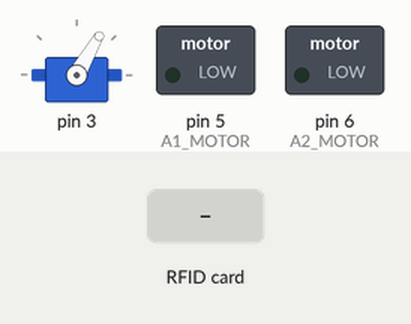
This sketch was run on a simulated Arduino Uno, built with avr-gcc and run on an emulated ATmega328P. On the bench: servo, switched loads named in the sketch (green lamp = pin HIGH). The test bench sets the inputs (shaded band). Pins used as bus, display or sensor lines are not drawn.

Above: at 1.2 s.
1.3 s: RFID card 32 6D 56 D3 held to the reader
At 2.4 s:
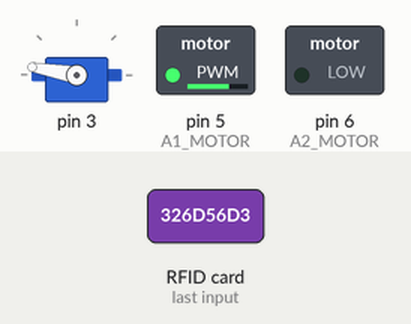
At 4.0 s:
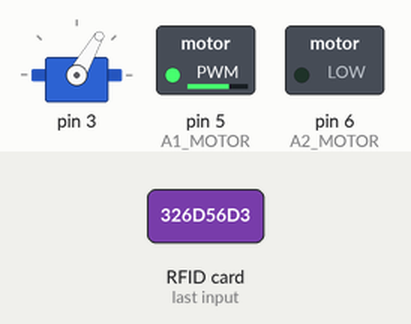
Timing chart, 0 to 8.9 s (numbered marks = the images above; inputs shaded):
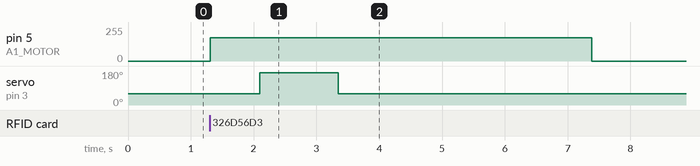

Measured:
- after the input at 1.3 s, pin 5 (A1_MOTOR): 0/255 → 175/255 at once, → 0/255 6.1 s later; servo on pin 3: 60° → 170° after 0.79 s, → 60° 1.3 s later

The sketch:

RevertSystemSecond.ino
```cpp
#include <MFRC522.h>
#include <Servo.h>
#include <SPI.h>

#define NORMAL_ANGLE 0
#define SS_PIN 10
#define RST_PIN 9
#define A1_MOTOR 5
#define A2_MOTOR 6
#define BOARD_RATE 9600

MFRC522 RFID(SS_PIN, RST_PIN);
Servo SERVO;

String RFID_VALUE = "32 6D 56 D3";
String RFID_VALUE2 = "B9 8A 56 D3";
int RFID_RETURN = 0;
int looptime = 0;

int isRFID();
void TurnMotor(uint8_t SPEED = 0);
void Send(int DATA);
void ServoUse(int SERVO_PIN, int ANGLE = NORMAL_ANGLE, int DELAY = 0);
bool loopturn = false;

void setup(){
  Serial.begin(BOARD_RATE);
  SPI.begin();
  RFID.PCD_Init();

  ServoUse(3, 60);
  TurnMotor(0);
}


void loop(){

  if(!loopturn){
    RFID_RETURN = isRFID();
  }

  if(((RFID_RETURN == 1) || (RFID_RETURN == 2)) && !loopturn){

    if(RFID_RETURN == 1){
      Send('a');
    }
    else if (RFID_RETURN == 2){
      Send('b');
    }

    TurnMotor(175);
    delay(785);
    ServoUse(3, 170);
    delay(1250);
    ServoUse(3, 60);
    loopturn = true;
  }

  else if(loopturn){
    if(looptime >= 4000){
      TurnMotor();
      looptime = 0;
      loopturn = false;
      return;
      }
      delay(1);
      looptime++;
  }
}

int isRFID(){
  String content= "";
  byte letter;

  if ( ! RFID.PICC_IsNewCardPresent()){
    return 0;
  }

  if ( ! RFID.PICC_ReadCardSerial()){
    return 0;
  }

  for (byte i = 0; i < RFID.uid.size; i++){
     content.concat(String(RFID.uid.uidByte[i] < 0x10 ? " 0" : " "));
     content.concat(String(RFID.uid.uidByte[i], HEX));
  }

  Serial.println();

  content.toUpperCase();

  if(content.substring(1) == RFID_VALUE){
    return 1;
  }

  if(content.substring(1) == RFID_VALUE2){
    return 2;
  }
  return 0;
}

void TurnMotor(uint8_t SPEED = 0){
  analogWrite(A1_MOTOR, SPEED);
  analogWrite(A2_MOTOR, 0);
}

void Send(char DATA){
  Serial.print(DATA);
}

void ServoUse(int SERVO_PIN, int ANGLE = NORMAL_ANGLE, int DELAY = 0)
{
    SERVO.attach(SERVO_PIN);
    SERVO.write(ANGLE);

    delay(DELAY);
}
```
